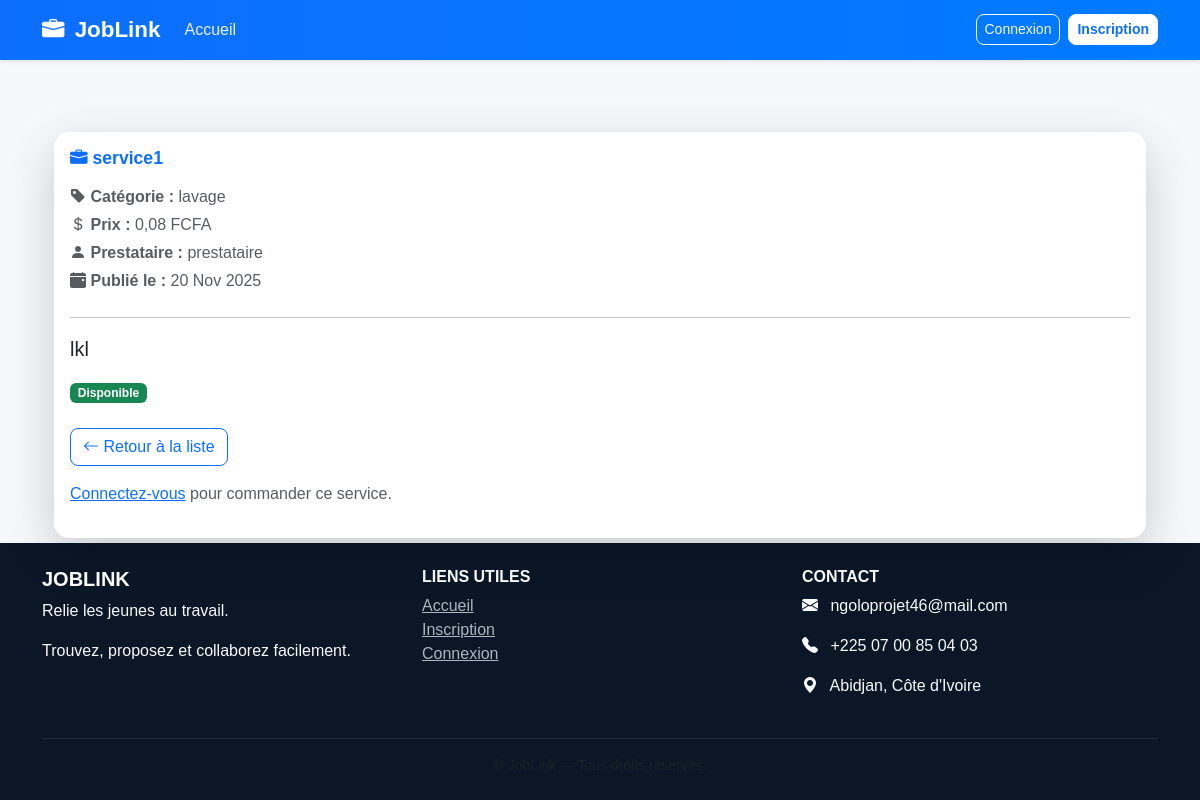
Before: /services/5/ with the older database file.
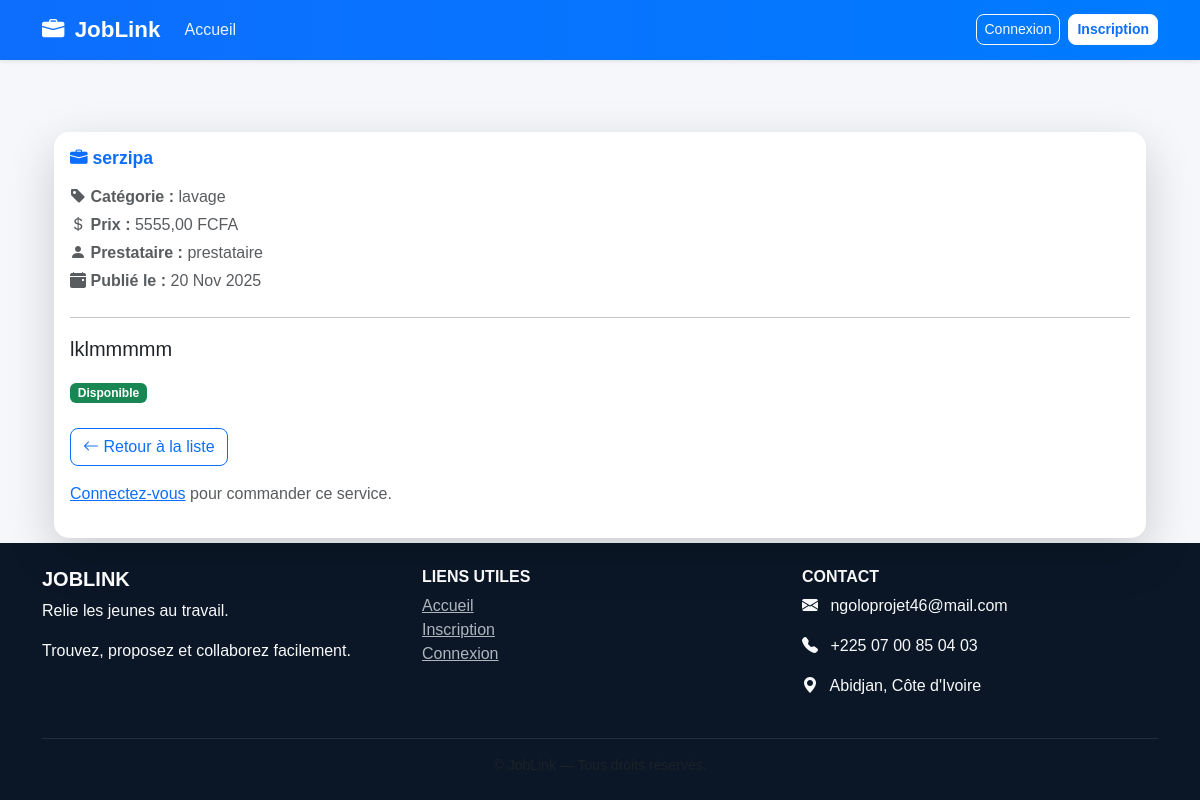
After: the same page with the newer database file.
### core/models.py (models this page shows, shortened)
class Service(models.Model):
    VILLES_CI = [
        ("Abidjan", "Abidjan"),
        ("Bouaké", "Bouaké"),
        ("Daloa", "Daloa"),
        ("Yamoussoukro", "Yamoussoukro"),
        ("San-Pédro", "San-Pédro"),
        ("Korhogo", "Korhogo"),
        ("Man", "Man"),
        ("Gagnoa", "Gagnoa"),
    ]
    prestataire = models.ForeignKey(
        'Prestataire',
        on_delete=models.CASCADE,
        related_name='services'
    )
    titre = models.CharField(max_length=100)
    description = models.TextField()
    prix = models.DecimalField(max_digits=10, decimal_places=2)
    telephone = models.CharField(max_length=20, blank=True, null=True)
    adresse = models.CharField(max_length=255, blank=True, null=True)
    categorie = models.CharField(max_length=100)
    ville = models.CharField(max_length=50, choices=VILLES_CI, default="Abidjan")
    date_publication = models.DateTimeField(auto_now_add=True)
    disponible = models.BooleanField(default=True)
    image = CloudinaryField("image", blank=True, null=True)
    video = CloudinaryField(resource_type="video", blank=True, null=True)

class Prestataire(models.Model):
    user = models.OneToOneField(User, on_delete=models.CASCADE)
    competence = models.TextField()
    experience = models.PositiveIntegerField(default=0, help_text="Années d'expérience")
    localisation = models.CharField(max_length=100)
    telephone = models.CharField(max_length=20, blank=True, null=True)  # ✅ ajouté
    email = models.EmailField(blank=True, null=True)  # ✅ ajouté
    note_moyenne = models.FloatField(default=0.0)

class User(AbstractUser):
    ROLE_CHOICES = (
        ('prestataire', 'Prestataire'),
        ('demandeur', 'Demandeur'),
    )
    role = models.CharField(max_length=20, choices=ROLE_CHOICES)
    phone = models.CharField(max_length=20, unique=True, null=True, blank=True)
    photo = CloudinaryField("photo_profil", blank=True, null=True)

### core/views.py (the view)
# urls.py: path('services/<int:pk>/', views.service_detail, name='service_detail'),
def service_detail(request, pk):
    service = get_object_or_404(Service, pk=pk)
    return render(request, 'core/service_detail.html', {'service': service})

### core/templates/core/service_detail.html (shortened to what this page needs)
{% extends 'base.html' %}
{% block content %}
<div class="container mt-5">
    <div class="card shadow-lg border-0">
        <div class="card-body">
            <h2 class="card-title text-primary fw-bold mb-3">
                <i class="bi bi-briefcase-fill"></i> {{ service.titre }}
            </h2>
            <p class="text-muted mb-1">
                <i class="bi bi-tag-fill"></i> <strong>Catégorie :</strong> {{ service.categorie }}
            </p>
            <p class="text-muted mb-1">
                <i class="bi bi-currency-dollar"></i> <strong>Prix :</strong> {{ service.prix }} FCFA
            </p>
            <p class="text-muted mb-1">
                <i class="bi bi-person-fill"></i> <strong>Prestataire :</strong> {{ service.prestataire.user.username }}
            </p>
            <p class="text-muted mb-4">
                <i class="bi bi-calendar-event-fill"></i> <strong>Publié le :</strong> {{ service.date_publication|date:"d M Y" }}
            </p>
            <hr>
            <p class="card-text fs-5">
                {{ service.description }}
            </p>
            {% if service.disponible %}
                <span class="badge bg-success">Disponible</span>
            {% else %}
                <span class="badge bg-danger">Indisponible</span>
            {% endif %}
            <div class="mt-4">
                <a href="{% url 'service_list' %}" class="btn btn-outline-primary">
                    <i class="bi bi-arrow-left"></i> Retour à la liste
                </a>
                {% if user.is_authenticated %}
                    <form method="post" action="{% url 'commander_service' service.id %}">
                        {% csrf_token %}
                        <button type="submit" class="btn btn-primary">Commander ce service</button>
                    </form>
                {% else %}
                    <p class="text-muted mt-3">
                        <a href="{% url 'login' %}">Connectez-vous</a> pour commander ce service.
                    </p>
                {% endif %}
            </div>
        </div>
    </div>
</div>
{% endblock %}

Changed rows visible on the page:
changed Service "lavage": titre "service1" → "serzipa"; prix "0,08" → "5555,00"; description "lkl" → "lklmmmmm"
